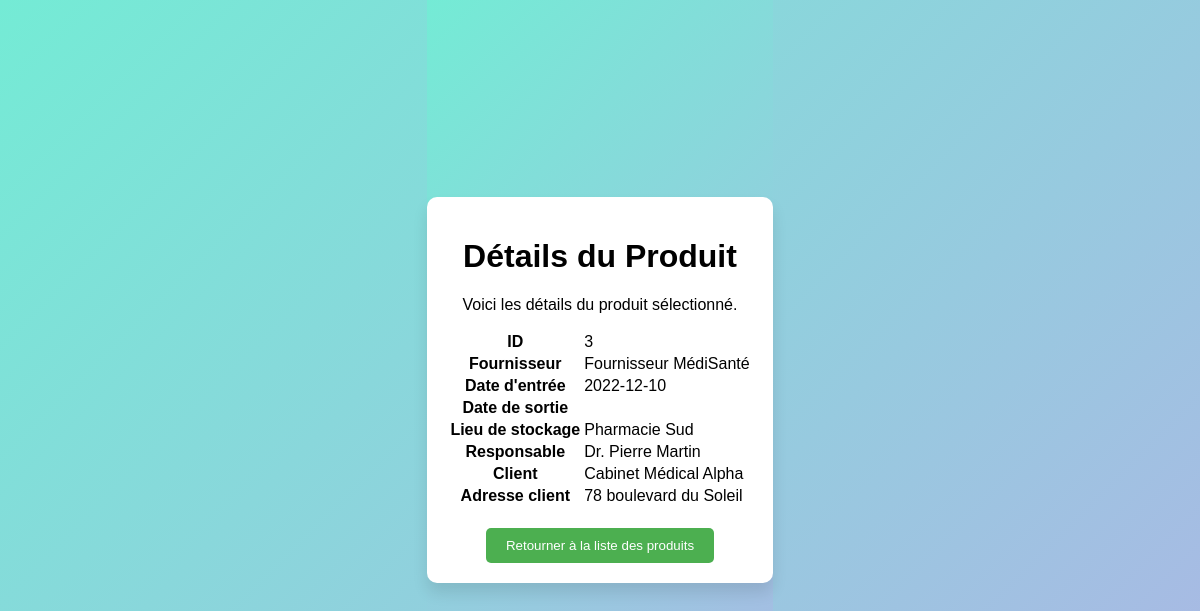
Screenshot of /détails.php?id=3 with the database file from the repository.
### tables this page shows
CREATE TABLE `pharmacie` (
  `id` int(11) NOT NULL,
  `nom_produit` varchar(100) NOT NULL,
  `description` text DEFAULT NULL,
  `prix` decimal(10,2) NOT NULL,
  `quantite` int(11) NOT NULL,
  `date_expiration` date DEFAULT NULL,
  `fournisseur` varchar(100) DEFAULT NULL,
  `fabricant` varchar(100) DEFAULT NULL,
  `categorie` varchar(50) DEFAULT NULL,
  `date_entree` date DEFAULT NULL,
  `date_sortie` date DEFAULT NULL,
  `lieu_stockage` varchar(100) DEFAULT NULL,
  `pharmacien_responsable` varchar(100) DEFAULT NULL,
  `client` varchar(100) DEFAULT NULL,
  `adresse_client` varchar(255) DEFAULT NULL,
  `telephone_client` varchar(20) DEFAULT NULL
);

### détails.php (the view, shortened to what this page needs)
<?php
$servername = '127.0.0.1';
$username = 'root';
$password = '';
$dbname = 'formation';
$charset = 'utf8mb4';
$connection_string = "mysql:host=$servername;dbname=$dbname;charset=$charset";
$options = [
    PDO::ATTR_ERRMODE => PDO::ERRMODE_EXCEPTION,
    PDO::ATTR_DEFAULT_FETCH_MODE => PDO::FETCH_ASSOC,
];
try {
    $pdo = new PDO($connection_string, $username, $password, $options);
    $id = isset($_GET['id']) ? (int)$_GET['id'] : 0;
    $sql = "SELECT * FROM pharmacie WHERE id = :id";
    $stmt = $pdo->prepare($sql);
    $stmt->execute(['id' => $id]);
    $details = $stmt->fetch();
} catch (PDOException $e) {
    echo "Erreur de connexion : " . $e->getMessage();
    exit;
}
?>
    <link rel="stylesheet" href="style3.css">
</head>
<body>
    <div class="ContainerPrincipal">
        <h1>Détails du Produit</h1>
        <p>Voici les détails du produit sélectionné.</p>
        <div class="produit-details">
            <table>
                <tr>
                    <th>ID</th>
                    <td><?php echo $details["id"]; ?></td>
                </tr>
                <tr>
                    <th>Fournisseur</th>
                    <td><?php echo $details["fournisseur"]; ?></td>
                </tr>
                <tr>
                    <th>Date d'entrée</th>
                    <td><?php echo $details["date_entree"]; ?></td>
                </tr>
                <tr>
                    <th>Date de sortie</th>
                    <td><?php echo $details["date_sortie"]; ?></td>
                </tr>
                <tr>
                    <th>Lieu de stockage</th>
                    <td><?php echo $details["lieu_stockage"]; ?></td>
                </tr>
                <tr>
                    <th>Responsable</th>
                    <td><?php echo $details["pharmacien_responsable"]; ?></td>
                </tr>
                <tr>
                    <th>Client</th>
                    <td><?php echo $details["client"]; ?></td>
                </tr>
                <tr>
                    <th>Adresse client</th>
                    <td><?php echo $details["adresse_client"]; ?></td>
                </tr>
            </table>
        </div>
        <div class="button-container">
            <button class="return-button" onclick="window.location.href='temp.php'">Retourner à la liste des produits</button>
        </div>
    </div>
</body>

### style3.css (style rules this page uses)
html, body { height: 100%; margin: 0; font-family: 'Arial', sans-serif; display: flex; justify-content: center; align-items: center; background: linear-gradient(135deg, #74ebd5, #acb6e5); }
.ContainerPrincipal { width: 100%; max-width: 1200px; padding: 20px; background: #ffffff; border-radius: 10px; box-shadow: 0 10px 15px rgba(0, 0, 0, 0.1); text-align: center; margin-bottom: 20px; }
.button-container { text-align: center; margin-top: 20px; }
.return-button { padding: 10px 20px; background-color: #4CAF50; color: white; border: none; cursor: pointer; border-radius: 5px; text-decoration: none; }

### rows the page displays
pharmacie: id "3", fournisseur "Fournisseur MédiSanté", date_entree "2022-12-10", lieu_stockage "Pharmacie Sud", pharmacien_responsable "Dr. Pierre Martin", client "Cabinet Médical Alpha", adresse_client "78 boulevard du Soleil"
